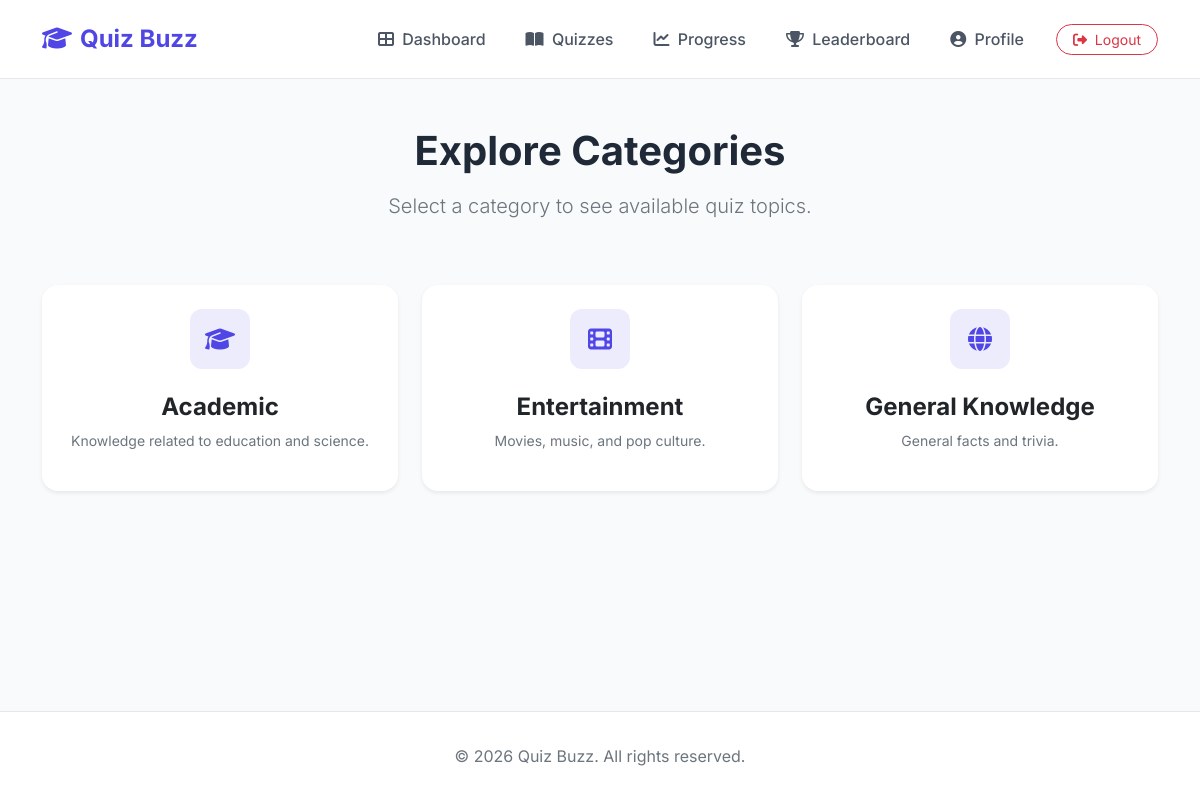
Screenshot of /quizzes/categories/ (signed in) with the database file from the repository.
### quizzes/models.py (models this page shows, shortened)
class Category(models.Model):
    name = models.CharField(max_length=100)
    icon = models.CharField(max_length=50, help_text="FontAwesome icon class name (e.g., fa-book)", blank=True)
    image = models.ImageField(upload_to='category_images/', blank=True, null=True)
    description = models.TextField(blank=True)
    class Meta:
        verbose_name_plural = "Categories"

### quizzes/views.py (the view)
# urls.py: path('', RedirectView.as_view(pattern_name='quizzes:category_list', permanent=False)),
@login_required
def category_list(request):
    categories = Category.objects.all()
    return render(request, 'quizzes/category_list.html', {'categories': categories})

### templates/quizzes/category_list.html (shortened to what this page needs)
{% extends 'base.html' %}
{% block content %}
<div class="row mb-5 text-center">
    <div class="col-lg-8 mx-auto">
        <h1 class="fw-bold mb-3">Explore Categories</h1>
        <p class="text-secondary lead">Select a category to see available quiz topics.</p>
    </div>
</div>
<div class="row g-4 mb-5">
    {% for category in categories %}
    <div class="col-md-4">
        <div class="card h-100 shadow-sm category-card" onclick="loadSubcategories({{ category.id }}, this)">
            <div class="card-body p-4 text-center">
                <div class="icon-box mx-auto">
                    <i class="fas {{ category.icon|default:'fa-folder' }}"></i>
                </div>
                <h4 class="fw-bold mb-2 text-dark">{{ category.name }}</h4>
                <p class="text-secondary small">{{ category.description }}</p>
            </div>
        </div>
    </div>
    {% endfor %}
</div>
{% endblock %}

### templates/base.html (style rules this page uses)
:root { --primary-color: #4f46e5; --secondary-color: #6366f1; --bg-color: #f9fafb; --text-color: #1f2937; }
body { font-family: 'Inter', sans-serif; background-color: var(--bg-color); color: var(--text-color); min-height: 100vh; display: flex; flex-direction: column; }

### templates/quizzes/category_list.html (style rules this page uses)
.category-card { transition: all 0.3s ease; cursor: pointer; border: none; border-radius: 1rem; overflow: hidden; }
.icon-box { width: 60px; height: 60px; background-color: rgba(79, 70, 229, 0.1); color: var(--primary-color); border-radius: 0.75rem; display: flex; align-items: center; justify-content: center; font-size: 1.5rem; margin-bottom: 1.5rem; }

### rows the page displays
Category: name "Academic", description "Knowledge related to education and science."
Category: name "Entertainment", description "Movies, music, and pop culture."
Category: name "General Knowledge", description "General facts and trivia."
